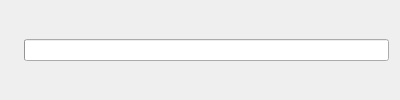
<ui version="4.0" >
 <class>AnalyserStatus</class>
 <widget class="QDialog" name="AnalyserStatus" >
  <property name="minimumSize" >
   <size>
    <width>400</width>
    <height>0</height>
   </size>
  </property>
  <property name="windowTitle" >
   <string>Analysing net</string>
  </property>
  <layout class="QHBoxLayout" >
   <item>
    <widget class="QLabel" name="movie" />
   </item>
   <item>
    <widget class="QProgressBar" name="progressBar" />
   </item>
  </layout>
 </widget>
 <resources/>
 <connections/>
</ui>
